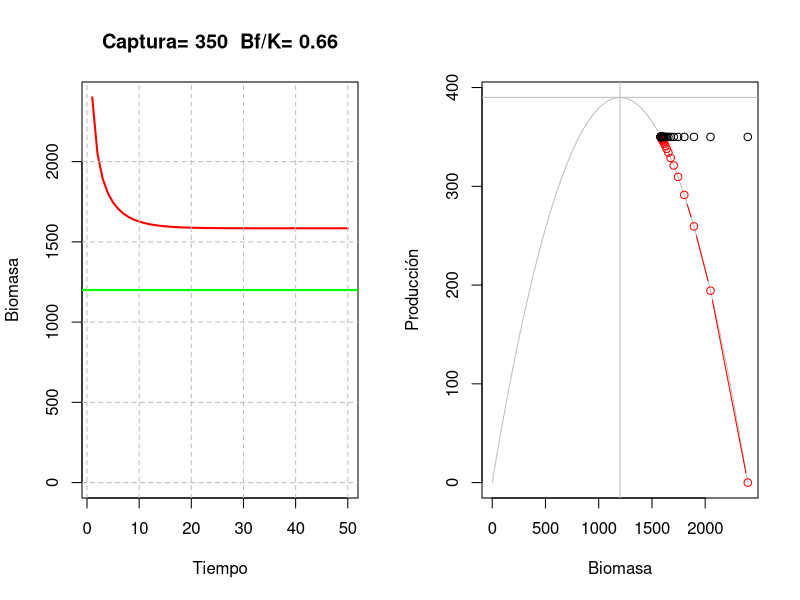

Reproduce this figure in R.
rm(list=ls())

r=0.65
K=2400
n=50

Biom=rep(0,1,n)
G=rep(0,1,n)

Biom[1]=K
G[1]=r*Biom[1]*(1-Biom[1]/K)

Captura=350

for (t in 2:n)
{
  Biom[t]=Biom[t-1] + G[t-1] - Captura
  G[t]=r*Biom[t]*(1-Biom[t]/K)
  
}

par(mfrow = c(1, 2))

plot(Biom,type="l",lwd=2,xlab="Tiempo", ylab="Biomasa",col="red",ylim=c(0,K),
     main=paste("Captura=",Captura," Bf/K=",round(Biom[n]/K,2)))
abline(h=0.5*K,col="green",lwd=2)
grid(nx = NULL, ny = NULL, lty = 2, col = "gray",lwd = 1)

B=seq(0,K,50)
Grow=r*B*(1-B/K)
plot(B,Grow,type="l",xlab="Biomasa",ylab="Producción",col="gray")
lines(Biom,G,type="b",col="red")

lines(Biom,Captura*rep(1,1,n),type="p")
abline(h=r*K/4,lwd=1,col="gray")
abline(v=K/2,lwd=1,col="gray")


